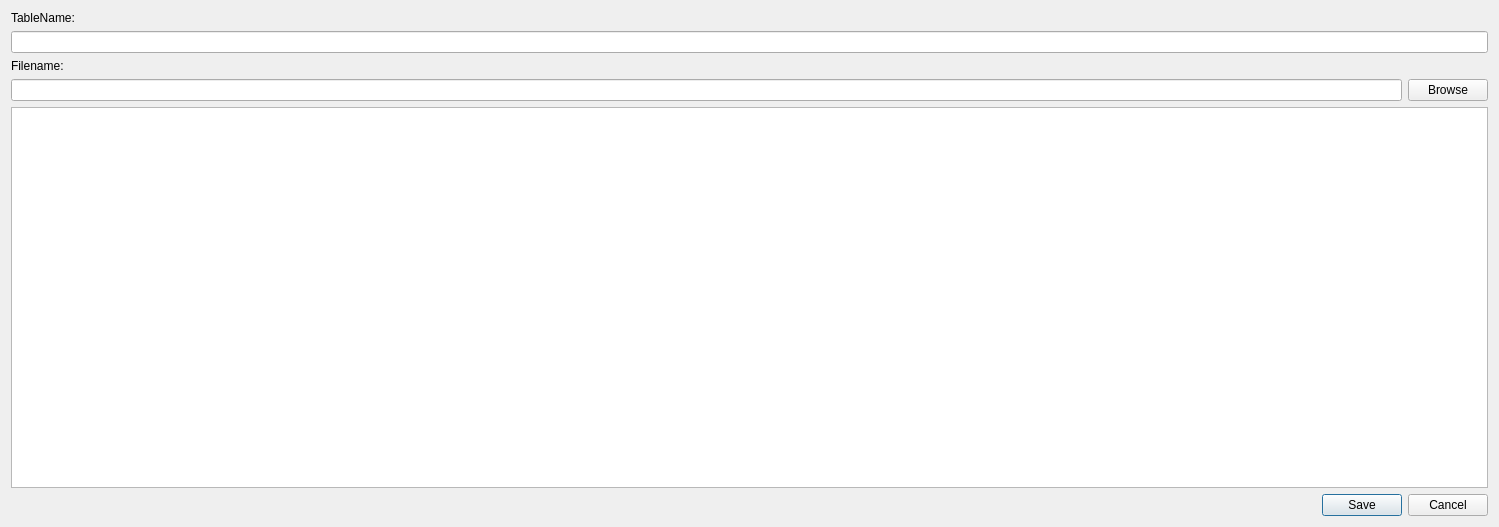
<?xml version="1.0" encoding="UTF-8"?>
<ui version="4.0">
 <class>DynamoDbExportTableDialog</class>
 <widget class="QDialog" name="DynamoDbExportTableDialog">
  <property name="geometry">
   <rect>
    <x>0</x>
    <y>0</y>
    <width>1499</width>
    <height>527</height>
   </rect>
  </property>
  <property name="windowTitle">
   <string>DynamoDbExportTableDialog</string>
  </property>
  <layout class="QVBoxLayout" name="verticalLayout">
   <item>
    <widget class="QLabel" name="tableNameLabel">
     <property name="text">
      <string>TableName:</string>
     </property>
    </widget>
   </item>
   <item>
    <widget class="QLineEdit" name="tableNameEdit"/>
   </item>
   <item>
    <widget class="QLabel" name="fileNameLabel">
     <property name="text">
      <string>Filename:</string>
     </property>
    </widget>
   </item>
   <item>
    <layout class="QHBoxLayout" name="horizontalLayout">
     <item>
      <widget class="QLineEdit" name="fileNameEdit"/>
     </item>
     <item>
      <widget class="QPushButton" name="browseButton">
       <property name="text">
        <string>Browse</string>
       </property>
      </widget>
     </item>
    </layout>
   </item>
   <item>
    <widget class="Awsmock::Components::PlainTextEditor" name="itemDataEdit"/>
   </item>
   <item>
    <widget class="QDialogButtonBox" name="buttonBox">
     <property name="standardButtons">
      <set>QDialogButtonBox::StandardButton::Cancel|QDialogButtonBox::StandardButton::Save</set>
     </property>
    </widget>
   </item>
  </layout>
 </widget>
 <customwidgets>
  <customwidget>
   <class>Awsmock::Components::PlainTextEditor</class>
   <extends>QTextEdit</extends>
   <header>components/PlainTextEditor.h</header>
  </customwidget>
 </customwidgets>
 <resources/>
 <connections/>
</ui>
